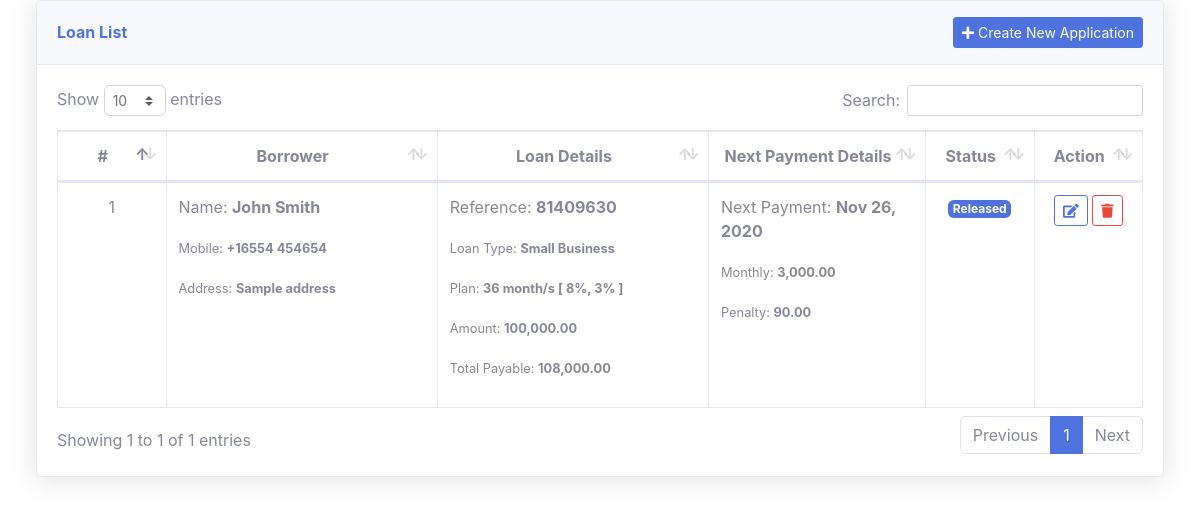
The app's page /loans.php, older data.
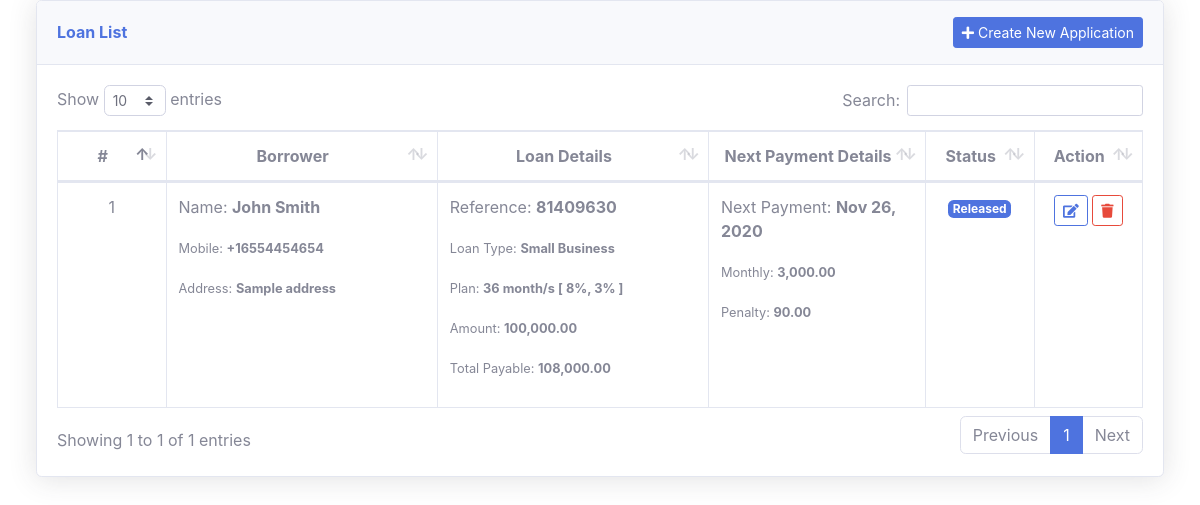
The same page, newer data.
### tables this page shows
CREATE TABLE `loan_list` (
  `id` int(30) NOT NULL,
  `ref_no` varchar(50) NOT NULL,
  `loan_type_id` int(30) NOT NULL,
  `borrower_id` int(30) NOT NULL,
  `purpose` text NOT NULL,
  `amount` double NOT NULL,
  `plan_id` int(30) NOT NULL,
  `status` tinyint(1) NOT NULL DEFAULT 0 COMMENT '0= request, 1= confrimed,2=released,3=complteted,4=denied\r\n',
  `date_released` datetime NOT NULL,
  `date_created` datetime NOT NULL DEFAULT current_timestamp() ON UPDATE current_timestamp()
);

CREATE TABLE `borrowers` (
  `id` int(11) NOT NULL AUTO_INCREMENT,
  `firstname` varchar(100) NOT NULL,
  `lastname` varchar(100) NOT NULL,
  `mobile_no` varchar(30) NOT NULL,
  `address` text NOT NULL,
  `email` varchar(100) NOT NULL UNIQUE,
  `tax_id` varchar(50) NOT NULL UNIQUE,
  `date_created` timestamp NOT NULL DEFAULT CURRENT_TIMESTAMP,
  `updated_at` timestamp NOT NULL DEFAULT CURRENT_TIMESTAMP ON UPDATE CURRENT_TIMESTAMP,
  PRIMARY KEY (`id`)
);

CREATE TABLE `loan_plan` (
  `id` int(30) NOT NULL,
  `months` int(11) NOT NULL,
  `interest_percentage` float NOT NULL,
  `penalty_rate` int(11) NOT NULL
);

CREATE TABLE `loan_schedules` (
  `id` int(30) NOT NULL,
  `loan_id` int(30) NOT NULL,
  `date_due` date NOT NULL
);

### loans.php (the view, shortened to what this page needs)
<?php include 'db_connect.php' ?>
<!DOCTYPE html>
<html lang="en">
<head>
    <link href="assets/vendor/bootstrap/css/bootstrap.min.css" rel="stylesheet">
    <link href="assets/vendor/fontawesome-free/css/all.min.css" rel="stylesheet">
    <link href="assets/vendor/datatables/dataTables.bootstrap4.min.css" rel="stylesheet">
    <link href="assets/css/sb-admin-2.min.css" rel="stylesheet">
</head>
<body>
<div class="container-fluid">
    <div class="col-lg-12">
        <div class="card shadow mb-4">
            <div class="card-header py-3 d-flex flex-row align-items-center justify-content-between">
                <h6 class="m-0 font-weight-bold text-primary">Loan List</h6>
                <button class="btn btn-primary btn-sm" type="button" id="new_application">
                    <i class="fa fa-plus"></i> Create New Application
                </button>
            </div>
            <div class="card-body">
                <table class="table table-bordered" id="loan-list">
                    <colgroup>
                        <col width="10%">
                        <col width="25%">
                        <col width="25%">
                        <col width="20%">
                        <col width="10%">
                        <col width="10%">
                    </colgroup>
                    <thead>
                        <tr>
                            <th class="text-center">#</th>
                            <th class="text-center">Borrower</th>
                            <th class="text-center">Loan Details</th>
                            <th class="text-center">Next Payment Details</th>
                            <th class="text-center">Status</th>
                            <th class="text-center">Action</th>
                        </tr>
                    </thead>
                    <tbody>
                        <?php
                        $i = 1;
                        $type = $conn->query("SELECT * FROM loan_types");
                        $type_arr = [];
                        while ($row = $type->fetch_assoc()) {
                            $type_arr[$row['id']] = $row['type_name'];
                        }
                        $plan = $conn->query("SELECT * FROM loan_plan");
                        $plan_arr = [];
                        while ($row = $plan->fetch_assoc()) {
                            $plan_arr[$row['id']] = $row;
                        }
                        $qry = $conn->query("SELECT l.*, CONCAT(b.firstname, ' ', b.lastname) AS borrower_name, b.mobile_no, b.address FROM loan_list l INNER JOIN borrowers b ON b.id = l.borrower_id ORDER BY l.id ASC");
                        while ($row = $qry->fetch_assoc()):
                            $monthly = ($row['amount'] + ($row['amount'] * ($plan_arr[$row['plan_id']]['interest_percentage'] / 100))) / $plan_arr[$row['plan_id']]['months'];
                            $penalty = $monthly * ($plan_arr[$row['plan_id']]['penalty_rate'] / 100);
                            $payments = $conn->query("SELECT * FROM payments WHERE loan_id = " . $row['id']);
                            $paid = $payments->num_rows;
                            $offset = $paid > 0 ? " OFFSET $paid " : "";
                            if ($row['status'] == 2):
                                $next = $conn->query("SELECT * FROM loan_schedules WHERE loan_id = '" . $row['id'] . "' ORDER BY date(date_due) ASC LIMIT 1 $offset")->fetch_assoc()['date_due'];
                            endif;
                        ?>
                        <tr>
                            <td class="text-center"><?php echo $i++ ?></td>
                            <td>
                                <p>Name: <b><?php echo $row['borrower_name'] ?></b></p>
                                <p><small>Mobile: <b><?php echo $row['mobile_no'] ?></b></small></p>
                                <p><small>Address: <b><?php echo $row['address'] ?></b></small></p>
                            </td>
                            <td>
                                <p>Reference: <b><?php echo $row['ref_no'] ?></b></p>
                                <p><small>Loan Type: <b><?php echo $type_arr[$row['loan_type_id']] ?></b></small></p>
                                <p><small>Plan: <b><?php echo $plan_arr[$row['plan_id']]['months'] . ' month/s [ ' . $plan_arr[$row['plan_id']]['interest_percentage'] . '%, ' . $plan_arr[$row['plan_id']]['penalty_rate'] . '% ]' ?></b></small></p>
                                <p><small>Amount: <b><?php echo number_format($row['amount'], 2) ?></b></small></p>
                                <p><small>Total Payable: <b><?php echo number_format($monthly * $plan_arr[$row['plan_id']]['months'], 2) ?></b></small></p>
                            </td>
                            <td>
                                <?php if ($row['status'] == 2): ?>
                                   <p>Next Payment: <b><?php echo date('M d, Y', strtotime($next)) ?></b></p>
                                    <p><small>Monthly: <b><?php echo number_format($monthly, 2) ?></b></small></p>
                                    <p><small>Penalty: <b><?php echo (date('Ymd', strtotime($next)) < date("Ymd")) ? number_format($penalty, 2) : '0.00' ?></b></small></p>
                                <?php else: ?>
                                    N/A
                                <?php endif; ?>
                            </td>
                            <td class="text-center">
                                <?php
                                switch ($row['status']) {
                                    case 2:
                                        echo '<span class="badge badge-primary">Released</span>';
                                        break;
                                }
                                ?>
                            </td>
                            <td class="text-center">
                                <button class="btn btn-outline-primary btn-sm edit_loan" type="button" data-id="<?php echo $row['id'] ?>">
                                    <i class="fa fa-edit"></i>
                                </button>
                                <button class="btn btn-outline-danger btn-sm delete_loan" type="button" data-id="<?php echo $row['id'] ?>">
                                    <i class="fa fa-trash"></i>
                                </button>
                            </td>
                        </tr>
                        <?php endwhile; ?>
                    </tbody>
                </table>
            </div>
        </div>
    </div>
</div>
</body>
</html>

Row changes from the older to the newer data that the page shows:
changed through a linked row, loan_list "Small Business": borrower.mobile_no "+16554 454654" → "+16554454654"
